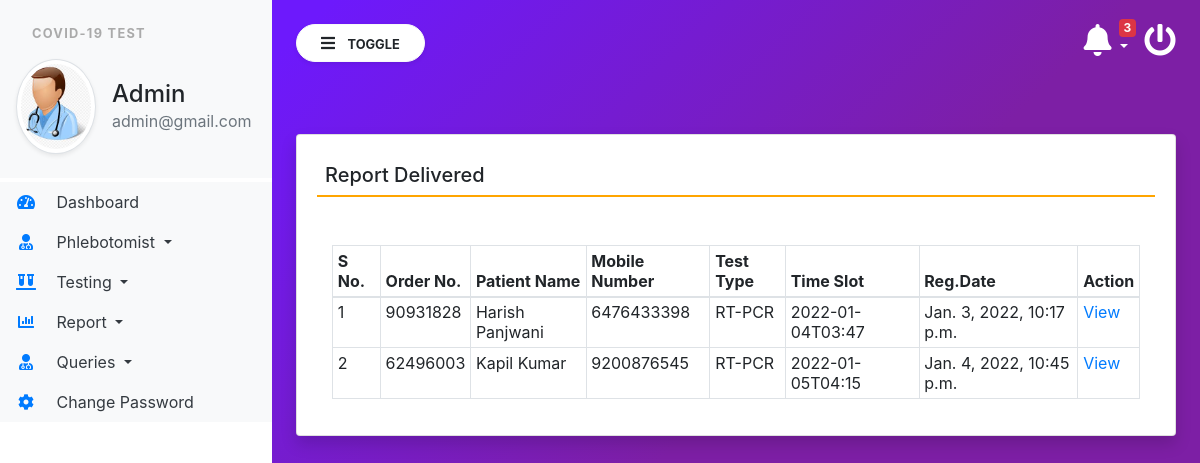
The app's page /delivered (signed in) with its own data.
### covid/models.py (models this page shows, shortened)
class Testrecord(models.Model):
    OrderNumber = models.CharField(max_length=50, null=True)
    patient = models.ForeignKey(Patients,on_delete=models.CASCADE)
    TestType = models.CharField(max_length=250, null=True)
    TestTimeSlot = models.CharField(max_length=150, null=True)
    ReportStatus = models.CharField(max_length=200, null=True)
    FinalReport = models.FileField(null=True,blank=True)
    ReportUploadTime = models.CharField(max_length=150,null=True)
    RegistrationDate = models.DateTimeField(auto_now_add=True)
    phlebotomist = models.ForeignKey(Phlebotomist,on_delete=models.CASCADE, null=True)
    AssignedTime = models.CharField(max_length=150, null=True)

class Patients(models.Model):
    FullName = models.CharField(max_length=150, null=True)
    MobileNumber = models.CharField(max_length=15, null=True)
    DateOfBirth = models.DateField(null=True)
    GovtIssuedId = models.CharField(max_length=150,null=True)
    GovtIssuedIdNo = models.CharField(max_length=150, null=True)
    FullAddress = models.CharField(max_length=350, null=True)
    State = models.CharField(max_length=200, null=True)
    RegistrationDate = models.DateTimeField(auto_now_add=True)

### covid/views.py (the view)
# urls.py: path('delivered',delivered, name='delivered'),
def delivered(request):
    if not request.user.is_authenticated:
        return redirect('admin_login')
    test = Testrecord.objects.filter(ReportStatus='Delivered')
    return render(request, 'delivered.html', locals())

### covid/templatetags/custom_tag.py (called while the page is built)
@register.filter(name = 'notification')
def notification(obj):
    test  = Testrecord.objects.filter(ReportStatus="Not Processed yet")
    return test

@register.simple_tag()
def notificationcount(*args, **kwargs):
    testcount  = Testrecord.objects.filter(ReportStatus="Not Processed yet").count()
    return testcount

### covid/templates/delivered.html
{% extends 'admin_base.html' %}
{% block main  %}
<div class="card shadow mt-5">
    <div class="card-body">
        <h5 class="p-2" style="border-bottom: 2px solid orange;">Report Delivered</h5>
        <div class="container-fluid mt-5">
            <table class="table table-bordered table-sm" id="example">
                <thead>
                <tr>
                    <th>S No.</th>
                    <th>Order No.</th>
                    <th>Patient Name</th>
                    <th>Mobile Number</th>
                    <th>Test Type</th>
                    <th>Time Slot</th>
                    <th>Reg.Date</th>
                    <th>Action</th>
                </tr>
                </thead>
                <tbody>
                  {% for i in test %}
                <tr>
                    <td>{{forloop.counter}}</td>
                    <td>{{i.OrderNumber}}</td>
                    <td>{{i.patient.FullName}}</td>
                    <td>{{i.patient.MobileNumber}}</td>
                    <td>{{i.TestType}}</td>
                    <td>{{i.TestTimeSlot}}</td>
                    <td>{{i.RegistrationDate}}</td>
                    <td><a href="{% url 'viewTestingDtls' i.id %}" class="text-primary">View</a></td>
                </tr>
                  {% endfor %}
                </tbody>
            </table>
        </div>
    </div>
</div>
{% endblock %}

### covid/templates/admin_base.html (shortened to what this page needs)
{% load static %}
{% load custom_tag %}
<html lang="en">
<head>
    <link rel="stylesheet" href="https://maxcdn.bootstrapcdn.com/bootstrap/4.3.1/css/bootstrap.min.css">
    <link rel="stylesheet" href="https://use.fontawesome.com/releases/v5.6.3/css/all.css"
>
    <link rel="stylesheet" type="text/css" href="{% static 'css/sidebar.css' %}">
</head>
<body>
<div class="vertical-nav bg-white" id="sidebar">
    <div class="py-4 px-3 mb-1 bg-light">
        <p class="font-weight-bold text-uppercase px-3 small dashboard-text">Covid-19 Test</p>
        <div class="media d-flex align-items-center">
            <img src="{% static 'images/admin.jpg' %}" width="80" height="80"
                 class="mr-3 rounded-circle img-thumbnail shadow-sm">
            <div class="media-body">
                <h4 class="mb-0">Admin</h4>
                <p class="text-muted mb-0">{{request.user.email}}</p>
            </div>
        </div>
    </div>
    <ul class="nav flex-column bg-white">
        <li class="nav-item">
            <a href="{% url 'admin_home' %}" class="nav-link text-dark bg-light">
                <i class="fas fa-tachometer-alt fa-fw mr-3 text-primary"></i>
                Dashboard
            </a>
        </li>
        <li class="nav-item dropdown">
            <a class="nav-link dropdown-toggle text-dark bg-light" href="#" id="navbardrop" data-toggle="dropdown">
                <i class="fas fa-user-md mr-3 text-primary fa-fw"></i> Phlebotomist
            </a>
        </li>
        <li class="nav-item dropdown">
            <a class="nav-link dropdown-toggle text-dark bg-light" href="#" id="navbardrop" data-toggle="dropdown">
                <i class="fas fa-vials mr-3 text-primary fa-fw"></i> Testing
            </a>
        </li>
        <li class="nav-item dropdown">
            <a class="nav-link dropdown-toggle text-dark bg-light" href="#" id="navbardrop" data-toggle="dropdown">
                <i class="fas fa-chart-bar mr-3 text-primary fa-fw"></i> Report
            </a>
        </li>
        <li class="nav-item dropdown">
            <a class="nav-link dropdown-toggle text-dark bg-light" href="#" id="navbardrop" data-toggle="dropdown">
                <i class="fas fa-user-md mr-3 text-primary fa-fw"></i> Queries
            </a>
        </li>
        <li class="nav-item">
            <a href="{% url 'changePassword' %}" class="nav-link text-dark bg-light">
                <i class="fas fa-cog mr-3 text-primary fa-fw"></i>
                Change Password
            </a>
        </li>
    </ul>
</div>
<div class="page-content p-4" id="content">
    <a href="/logout" title="logout" class="float-right text-white"><i class="fas fa-power-off fa-2x"></i></a>
    <div class="container">
        <div class="dropdown">
    <a href="" class="float-right text-white pr-3 dropdown-toggle" id="menu1" data-toggle="dropdown"><span class="badge badge-danger">{% notificationcount %}</span><i class="fas fa-bell fa-2x"> </i>
    </a>
    </div>
        </div>
    <button id="sidebarCollapse" type="button" class="btn btn-light bg-white rounded-pill shadow-sm px-4 mb-4">
        <i class="fas fa-bars mr-2"></i>
        <small class="text-uppercase font-weight-bold">Toggle</small>
    </button>
    {% block main %}
    {% endblock %}
</div>
</body>
</html>

### covid/static/css/sidebar.css (style rules this page uses)
body { background-image : linear-gradient(135.9deg,rgba(109,25,252,1) 16.4%,rgba(125,31,165,1) 56.1%); min-height:100vh; }
.vertical-nav { min-width : 17rem; width : 17rem; height:100vh; position:fixed; top:0; left:0; transition: all 0.4s; }
.page-content { width:calc(100% - 17rem); margin-left:17rem; transition:all 0.4s; }
.dashboard-text { letter-spacing : 0.1em; color : #aaa; }
.badge { position: absolute; top: -5px; right: 25px; }

### records on screen
Testrecord: OrderNumber "90931828", patient.FullName "Harish Panjwani", patient.MobileNumber "6476433398", TestType "RT-PCR", TestTimeSlot "2022-01-04T03:47", RegistrationDate "Jan. 3, 2022, 10:17 p.m."
Testrecord: OrderNumber "62496003", patient.FullName "Kapil Kumar", patient.MobileNumber "9200876545", TestType "RT-PCR", TestTimeSlot "2022-01-05T04:15", RegistrationDate "Jan. 4, 2022, 10:45 p.m."

### other values on screen
{{ request.user.email }} "admin@gmail.com"
